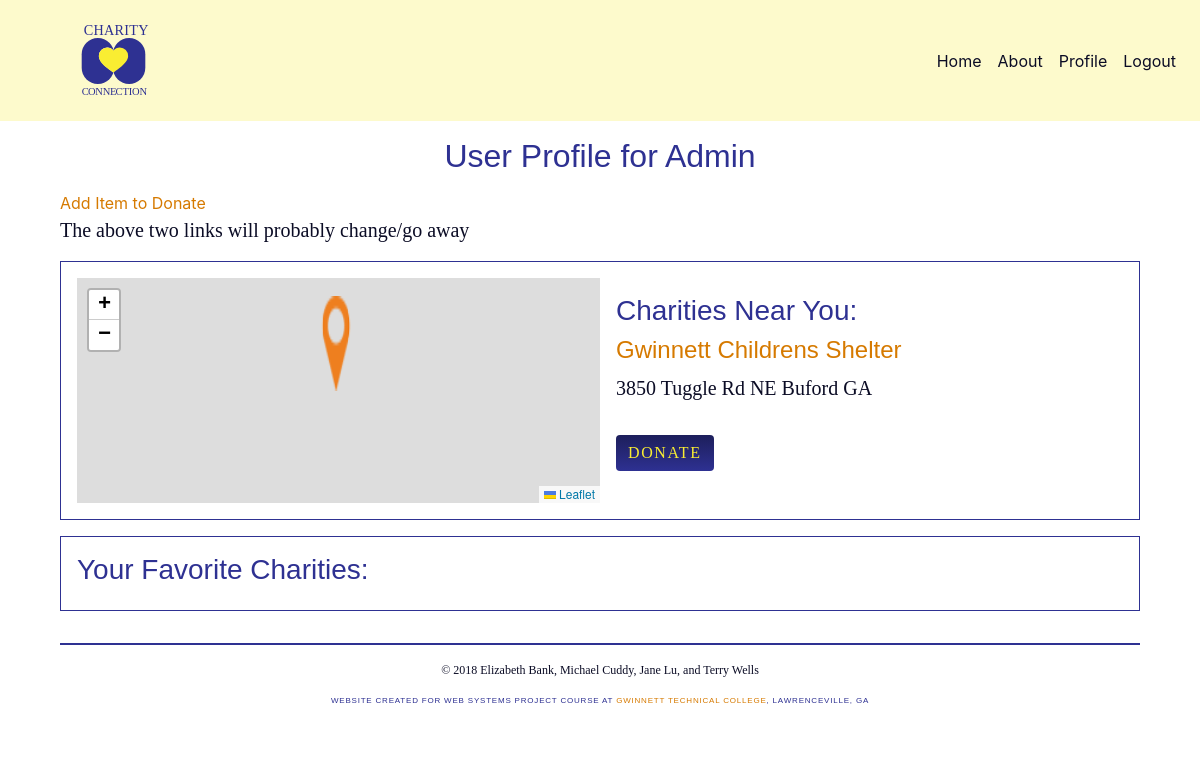
Screenshot of /charity/index.php (signed in) with the database file from the repository.
### tables this page shows
CREATE TABLE charities (
  charity_id INT(11) NOT NULL PRIMARY KEY AUTO_INCREMENT,
  name VARCHAR(255) NOT NULL,
  street VARCHAR(255) NOT NULL,
  town VARCHAR(100) NOT NULL,
  state CHAR(2) NOT NULL,
  zip INT(11) NOT NULL,
  password VARCHAR(255) NOT NULL,
  charityType_ID INT(11) NOT NULL
                    REFERENCES charityType (charityType_ID),
  latitude DECIMAL(7,5) NOT NULL,
  longitude DECIMAL(7,5) NOT NULL,
  url VARCHAR(255) NOT NULL
);

### model/users.php (called while the page is built, shortened)
<?php
  function get_user_zip($name) {
    global $db;
    $query = "SELECT zip FROM users
            WHERE username = :username";
    $statement = $db->prepare($query);
    $statement->bindValue(':username', $name);
    $statement->execute();
    $zip = $statement->fetch();
    return $zip;
  }
?>

### model/charities.php (called while the page is built, shortened)
<?php
  function get_charity_by_zip($zip) {
    global $db;
    $query = "SELECT * FROM charities
              WHERE zip = :zip";
    $statement = $db->prepare($query);
    $statement->bindValue(':zip', $zip);
    $statement->execute();
    $charities = $statement->fetchAll();
    return $charities;
  }
?>

### charity/home.php (the view, shortened to what this page needs)
<?php
  $name = $_SESSION["username"];
include '../view/header.php';
?>
<main class="page">
<h2 class="pageHeading">User Profile for <?php echo $name; ?></h2>
<a href="?action=add_item_form">Add Item to Donate</a>
<p>The above two links will probably change/go away</p>
<section id="nearbyCharities">
<div id="mapid"></div>
<div id="nearbyList">
  <h3>Charities Near You:</h3>
  <div id="list">
    <?php foreach ($all_charities as $charity): ?>
      <h4><a href="#"><?php echo $charity['name']; ?></a></h4>
      <p><?php echo $charity['street'] . ' ' . $charity['town'] . ' ' . $charity['state']; ?></p>
      <form method="post">
        <button type="submit" class="btn ctaBtn">Donate</button>
      </form>
    <?php endforeach; ?>
  </div>
</div>
</section>
<section id="favCharities">
<h3>Your Favorite Charities:</h3>
</section>
<?php include '../view/footer.php'; ?>

### assets/css/style.css (style rules this page uses)
body { color: #0B0C25; }
p { font-family: "Matrix II", serif; font-size: 20px; color: #0B0C25; }
h1, h2, h3, h4, h5, h6 { font-family: "Ministry", sans-serif; color: #2E3192; }
a { color: #D67A00; }
.homepageMain, .page { width: 90%; margin: 0 auto; display: block; }
.pageHeading { text-align: center; margin: 0.5em; color: #2E3192; }
.ctaBtn { background: linear-gradient(#1D1F5B, #2E3192); color: #F9ED32; font-family: "Ministry"; letter-spacing: 0.1em; text-transform: uppercase; text-align: center; margin: 1em 0; border: 0; }
#mapid { width: 90%; }
#nearbyCharities, #favCharities { display: block; }
@media screen and (min-width: 49em) { #nearbyCharities { display: grid; grid-template-columns: 1fr 1fr; grid-template-areas: "map list" "map list"; padding: 1em; width: 100%; margin: 1em auto; border: 1px solid #2E3192; max-height: 600px; } }
@media screen and (min-width: 49em) { #mapid { display: grid; grid-area: map; padding: 1em; width: 100%; max-height: 500px; } }
@media screen and (min-width: 49em) { #nearbyList { display: grid; grid-area: list; padding: 1em; max-height: 500px; overflow: scroll; } }
@media screen and (min-width: 49em) { #favCharities { border: 1px solid #2E3192; width: 100%; margin: 1em auto; padding: 1em; } }

### rows the page displays
charities: name "Gwinnett Childrens Shelter", street "3850 Tuggle Rd NE", town "Buford", state "GA"

### other values shown
$name "Admin"
